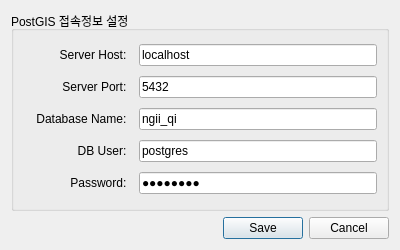
<?xml version="1.0" encoding="UTF-8"?>
<ui version="4.0">
 <class>dlgDbInfo</class>
 <widget class="QDialog" name="dlgDbInfo">
  <property name="geometry">
   <rect>
    <x>0</x>
    <y>0</y>
    <width>400</width>
    <height>250</height>
   </rect>
  </property>
  <property name="windowTitle">
   <string>DB 접속정보 설정</string>
  </property>
  <layout class="QGridLayout" name="gridLayout">
   <item row="1" column="0">
    <widget class="QDialogButtonBox" name="buttonBox">
     <property name="orientation">
      <enum>Qt::Horizontal</enum>
     </property>
     <property name="standardButtons">
      <set>QDialogButtonBox::Cancel|QDialogButtonBox::Save</set>
     </property>
    </widget>
   </item>
   <item row="0" column="0">
    <widget class="QGroupBox" name="groupBox">
     <property name="title">
      <string>PostGIS 접속정보 설정</string>
     </property>
     <layout class="QGridLayout" name="gridLayout_2">
      <item row="0" column="0">
       <layout class="QHBoxLayout" name="horizontalLayout">
        <item>
         <widget class="QLabel" name="label">
          <property name="minimumSize">
           <size>
            <width>110</width>
            <height>0</height>
           </size>
          </property>
          <property name="text">
           <string>Server Host:  </string>
          </property>
          <property name="alignment">
           <set>Qt::AlignRight|Qt::AlignTrailing|Qt::AlignVCenter</set>
          </property>
         </widget>
        </item>
        <item>
         <widget class="QLineEdit" name="edtHost">
          <property name="text">
           <string>localhost</string>
          </property>
         </widget>
        </item>
       </layout>
      </item>
      <item row="1" column="0">
       <layout class="QHBoxLayout" name="horizontalLayout_2">
        <item>
         <widget class="QLabel" name="label_2">
          <property name="minimumSize">
           <size>
            <width>110</width>
            <height>0</height>
           </size>
          </property>
          <property name="text">
           <string>Server Port:  </string>
          </property>
          <property name="alignment">
           <set>Qt::AlignRight|Qt::AlignTrailing|Qt::AlignVCenter</set>
          </property>
         </widget>
        </item>
        <item>
         <widget class="QLineEdit" name="edtPort">
          <property name="text">
           <string>5432</string>
          </property>
         </widget>
        </item>
       </layout>
      </item>
      <item row="2" column="0">
       <layout class="QHBoxLayout" name="horizontalLayout_3">
        <item>
         <widget class="QLabel" name="label_3">
          <property name="minimumSize">
           <size>
            <width>110</width>
            <height>0</height>
           </size>
          </property>
          <property name="text">
           <string>Database Name:  </string>
          </property>
          <property name="alignment">
           <set>Qt::AlignRight|Qt::AlignTrailing|Qt::AlignVCenter</set>
          </property>
         </widget>
        </item>
        <item>
         <widget class="QLineEdit" name="edtDatabase">
          <property name="text">
           <string>ngii_qi</string>
          </property>
         </widget>
        </item>
       </layout>
      </item>
      <item row="3" column="0">
       <layout class="QHBoxLayout" name="horizontalLayout_4">
        <item>
         <widget class="QLabel" name="label_4">
          <property name="minimumSize">
           <size>
            <width>110</width>
            <height>0</height>
           </size>
          </property>
          <property name="text">
           <string>DB User:  </string>
          </property>
          <property name="alignment">
           <set>Qt::AlignRight|Qt::AlignTrailing|Qt::AlignVCenter</set>
          </property>
         </widget>
        </item>
        <item>
         <widget class="QLineEdit" name="edtUser">
          <property name="text">
           <string>postgres</string>
          </property>
         </widget>
        </item>
       </layout>
      </item>
      <item row="4" column="0">
       <layout class="QHBoxLayout" name="horizontalLayout_5">
        <item>
         <widget class="QLabel" name="label_5">
          <property name="minimumSize">
           <size>
            <width>110</width>
            <height>0</height>
           </size>
          </property>
          <property name="text">
           <string>Password:  </string>
          </property>
          <property name="alignment">
           <set>Qt::AlignRight|Qt::AlignTrailing|Qt::AlignVCenter</set>
          </property>
         </widget>
        </item>
        <item>
         <widget class="QLineEdit" name="edtPassword">
          <property name="text">
           <string>postgres</string>
          </property>
          <property name="echoMode">
           <enum>QLineEdit::Password</enum>
          </property>
         </widget>
        </item>
       </layout>
      </item>
     </layout>
    </widget>
   </item>
  </layout>
 </widget>
 <resources/>
 <connections>
  <connection>
   <sender>buttonBox</sender>
   <signal>accepted()</signal>
   <receiver>dlgDbInfo</receiver>
   <slot>accept()</slot>
   <hints>
    <hint type="sourcelabel">
     <x>248</x>
     <y>254</y>
    </hint>
    <hint type="destinationlabel">
     <x>157</x>
     <y>274</y>
    </hint>
   </hints>
  </connection>
  <connection>
   <sender>buttonBox</sender>
   <signal>rejected()</signal>
   <receiver>dlgDbInfo</receiver>
   <slot>reject()</slot>
   <hints>
    <hint type="sourcelabel">
     <x>316</x>
     <y>260</y>
    </hint>
    <hint type="destinationlabel">
     <x>286</x>
     <y>274</y>
    </hint>
   </hints>
  </connection>
 </connections>
</ui>
